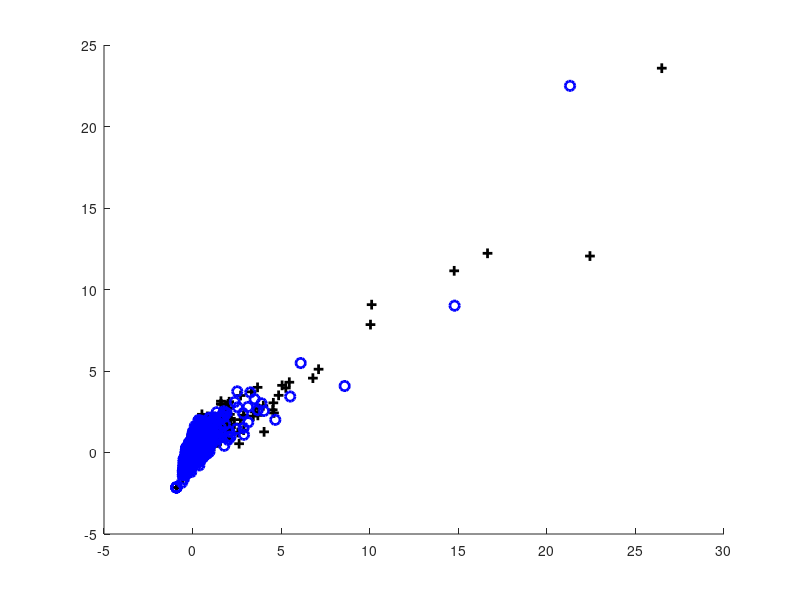

Write the MATLAB code that produced this figure. (Note: this script raises an error after producing the figure.)
clc;
clear;
%%load data%%%%%%
trainset=csvread('trainset.csv');
testset=csvread('testset1.csv');
trainx=trainset(:,1:59);
trainy=trainset(:,60);
testx=testset(:,1:59);
testy=testset(:,60);
%%%%
train_y=zeros(size(trainy));
test_y=zeros(size(testy));
T=1400;
trainypopsite=find(trainy>T);
train_y(trainypopsite)=1;
trc2=trainx(trainypopsite,:);
ytrc2=train_y(trainypopsite,:);
trainonpop=find(trainy<=T);
trc1=trainx(trainonpop,:);
ytrc1=train_y(trainonpop,:);
testypopsite=find(testy>T);
test_y(testypopsite)=1;
%%%%
[numsamp,numfea]=size(trainx);
%%%normalize
meantrain=mean(trainx);
stdtrain=std(trainx);
meantest=mean(testx);
stdtest=std(testx);
%%%%


for i=1:numfea
train_x(:,i)=(trainx(:,i)-meantrain(i))/stdtrain(i);
test_x(:,i)=(testx(:,i)-meantest(i))/stdtest(i);
end
%%
Xcolu=ones(numsamp,1);
X26=train_x(:,26);
X27=train_x(:,27);
xmerge=[Xcolu,X26,X27];
%%
figure,
positive = find(train_y==1);
negtive = find(train_y==0);
%subplot(1,2,1);
hold on
plot(train_x(positive,26), train_x(positive,27), 'k+', 'LineWidth',2, 'MarkerSize', 7);
plot(train_x(negtive,26), train_x(negtive,27), 'bo', 'LineWidth',2, 'MarkerSize', 7);
%%
%[m,n] = size(x);
x = mapFeature(xmerge(:,2:3));
theta = zeros(size(x,2), 1);
lambda = 1;
[cost, grad] = cost_func(theta, x, train_y, lambda);
threshold = 0.53;
alpha = 10^(-1);
costs = [];
while cost > threshold
    theta = theta + alpha * grad;
    [cost, grad] = cost_func(theta, x, train_y, lambda);
    costs = [costs cost];
end

%


% Plot Decision Boundary 
hold on
plotDecisionBoundary(theta, x, train_y);
legend('Positive', 'Negtive', 'Decision Boundary')
xlabel('Feature Dim1');
ylabel('Feature Dim2');
%title('Classifaction Using Logistic Regression');

% Plot Costs Iteration
%hold on
%figure,
%subplot(1,2,2);
%plot(costs, '*');
%title('Cost Function Iteration');
%xlabel('Iterations');
%ylabel('Cost Fucntion Value');


